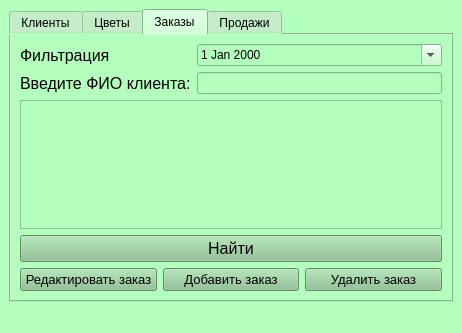
<?xml version="1.0" encoding="UTF-8"?>
<ui version="4.0">
 <class>MainWindow</class>
 <widget class="QMainWindow" name="MainWindow">
  <property name="geometry">
   <rect>
    <x>0</x>
    <y>0</y>
    <width>462</width>
    <height>333</height>
   </rect>
  </property>
  <property name="windowTitle">
   <string>Панель продавца</string>
  </property>
  <property name="styleSheet">
   <string notr="true">color: rgb(0, 0, 0);
background-color: rgb(180, 255, 189);</string>
  </property>
  <widget class="QWidget" name="centralwidget">
   <layout class="QVBoxLayout" name="verticalLayout">
    <item>
     <widget class="QTabWidget" name="tabWidget">
      <property name="currentIndex">
       <number>2</number>
      </property>
      <widget class="QWidget" name="tab">
       <attribute name="title">
        <string>Клиенты</string>
       </attribute>
       <layout class="QVBoxLayout" name="verticalLayout_3">
        <item>
         <layout class="QVBoxLayout" name="verticalLayout_2">
          <item>
           <layout class="QFormLayout" name="formLayout">
            <item row="0" column="0">
             <widget class="QLabel" name="Label_filter_cl">
              <property name="font">
               <font>
                <pointsize>12</pointsize>
               </font>
              </property>
              <property name="text">
               <string>Фильтрация</string>
              </property>
             </widget>
            </item>
            <item row="0" column="1">
             <widget class="QComboBox" name="ComboBox_filter_cl"/>
            </item>
            <item row="1" column="0">
             <widget class="QLabel" name="label_fio_cl">
              <property name="font">
               <font>
                <pointsize>12</pointsize>
               </font>
              </property>
              <property name="text">
               <string>Введите ФИО клиента:</string>
              </property>
             </widget>
            </item>
            <item row="1" column="1">
             <widget class="QLineEdit" name="lineEdit_fio_cl"/>
            </item>
           </layout>
          </item>
          <item>
           <widget class="QTableView" name="tableView"/>
          </item>
          <item>
           <widget class="QPushButton" name="pushButton_find_cl">
            <property name="font">
             <font>
              <pointsize>12</pointsize>
             </font>
            </property>
            <property name="styleSheet">
             <string notr="true">background-color: rgb(136, 192, 142);</string>
            </property>
            <property name="text">
             <string>Найти</string>
            </property>
           </widget>
          </item>
          <item>
           <layout class="QHBoxLayout" name="horizontalLayout">
            <item>
             <widget class="QPushButton" name="pushButton_edit_cl">
              <property name="font">
               <font>
                <pointsize>10</pointsize>
               </font>
              </property>
              <property name="styleSheet">
               <string notr="true">background-color: rgb(136, 192, 142);</string>
              </property>
              <property name="text">
               <string>Редактировать клиента</string>
              </property>
             </widget>
            </item>
            <item>
             <widget class="QPushButton" name="pushButton_add_cl">
              <property name="font">
               <font>
                <pointsize>10</pointsize>
               </font>
              </property>
              <property name="styleSheet">
               <string notr="true">background-color: rgb(136, 192, 142);</string>
              </property>
              <property name="text">
               <string>Добавить клиента</string>
              </property>
             </widget>
            </item>
            <item>
             <widget class="QPushButton" name="pushButton_delete_cl">
              <property name="font">
               <font>
                <pointsize>10</pointsize>
               </font>
              </property>
              <property name="styleSheet">
               <string notr="true">background-color: rgb(136, 192, 142);</string>
              </property>
              <property name="text">
               <string>Удалить клиента</string>
              </property>
             </widget>
            </item>
           </layout>
          </item>
         </layout>
        </item>
       </layout>
      </widget>
      <widget class="QWidget" name="tab_4">
       <attribute name="title">
        <string>Цветы</string>
       </attribute>
       <layout class="QVBoxLayout" name="verticalLayout_9">
        <item>
         <layout class="QVBoxLayout" name="verticalLayout_8">
          <item>
           <layout class="QFormLayout" name="formLayout_3">
            <item row="0" column="0">
             <widget class="QLabel" name="Label_filter_">
              <property name="font">
               <font>
                <pointsize>12</pointsize>
               </font>
              </property>
              <property name="text">
               <string>Фильтрация</string>
              </property>
             </widget>
            </item>
            <item row="0" column="1">
             <widget class="QComboBox" name="ComboBox_filter_"/>
            </item>
            <item row="1" column="0">
             <widget class="QLabel" name="label_fl">
              <property name="font">
               <font>
                <pointsize>12</pointsize>
               </font>
              </property>
              <property name="text">
               <string>Введите критерий поиска:</string>
              </property>
             </widget>
            </item>
            <item row="1" column="1">
             <widget class="QLineEdit" name="lineEdit_flo"/>
            </item>
           </layout>
          </item>
          <item>
           <widget class="QTableView" name="tableView_flowers"/>
          </item>
          <item>
           <widget class="QPushButton" name="pushButton_find_fl">
            <property name="font">
             <font>
              <pointsize>12</pointsize>
             </font>
            </property>
            <property name="styleSheet">
             <string notr="true">background-color: rgb(136, 192, 142);</string>
            </property>
            <property name="text">
             <string>Найти</string>
            </property>
           </widget>
          </item>
          <item>
           <layout class="QHBoxLayout" name="horizontalLayout_3">
            <item>
             <widget class="QPushButton" name="pushButton_edit_fl">
              <property name="font">
               <font>
                <pointsize>10</pointsize>
               </font>
              </property>
              <property name="styleSheet">
               <string notr="true">background-color: rgb(136, 192, 142);</string>
              </property>
              <property name="text">
               <string>Редактировать</string>
              </property>
             </widget>
            </item>
            <item>
             <widget class="QPushButton" name="pushButton_add_fl">
              <property name="font">
               <font>
                <pointsize>10</pointsize>
               </font>
              </property>
              <property name="styleSheet">
               <string notr="true">background-color: rgb(136, 192, 142);</string>
              </property>
              <property name="text">
               <string>Добавить</string>
              </property>
             </widget>
            </item>
            <item>
             <widget class="QPushButton" name="pushButton_delete_fl">
              <property name="font">
               <font>
                <pointsize>10</pointsize>
               </font>
              </property>
              <property name="styleSheet">
               <string notr="true">background-color: rgb(136, 192, 142);</string>
              </property>
              <property name="text">
               <string>Удалить</string>
              </property>
             </widget>
            </item>
           </layout>
          </item>
         </layout>
        </item>
       </layout>
      </widget>
      <widget class="QWidget" name="tab_2">
       <attribute name="title">
        <string>Заказы</string>
       </attribute>
       <layout class="QVBoxLayout" name="verticalLayout_5">
        <item>
         <layout class="QVBoxLayout" name="verticalLayout_4">
          <item>
           <layout class="QFormLayout" name="formLayout_2">
            <item row="0" column="0">
             <widget class="QLabel" name="Label_filter_ord">
              <property name="font">
               <font>
                <pointsize>12</pointsize>
               </font>
              </property>
              <property name="text">
               <string>Фильтрация</string>
              </property>
             </widget>
            </item>
            <item row="1" column="0">
             <widget class="QLabel" name="label_fio_ord">
              <property name="font">
               <font>
                <pointsize>12</pointsize>
               </font>
              </property>
              <property name="text">
               <string>Введите ФИО клиента:</string>
              </property>
             </widget>
            </item>
            <item row="1" column="1">
             <widget class="QLineEdit" name="lineEdit_fio_ord"/>
            </item>
            <item row="0" column="1">
             <widget class="QDateEdit" name="dateEdit_fl">
              <property name="calendarPopup">
               <bool>true</bool>
              </property>
             </widget>
            </item>
           </layout>
          </item>
          <item>
           <widget class="QTableView" name="tableView_2"/>
          </item>
          <item>
           <widget class="QPushButton" name="pushButton_find_ord">
            <property name="font">
             <font>
              <pointsize>12</pointsize>
             </font>
            </property>
            <property name="styleSheet">
             <string notr="true">background-color: rgb(136, 192, 142);</string>
            </property>
            <property name="text">
             <string>Найти</string>
            </property>
           </widget>
          </item>
          <item>
           <layout class="QHBoxLayout" name="horizontalLayout_2">
            <item>
             <widget class="QPushButton" name="pushButton_edit_ord">
              <property name="font">
               <font>
                <pointsize>10</pointsize>
               </font>
              </property>
              <property name="styleSheet">
               <string notr="true">background-color: rgb(136, 192, 142);</string>
              </property>
              <property name="text">
               <string>Редактировать заказ</string>
              </property>
             </widget>
            </item>
            <item>
             <widget class="QPushButton" name="pushButton_add_ord">
              <property name="font">
               <font>
                <pointsize>10</pointsize>
               </font>
              </property>
              <property name="styleSheet">
               <string notr="true">background-color: rgb(136, 192, 142);</string>
              </property>
              <property name="text">
               <string>Добавить заказ</string>
              </property>
             </widget>
            </item>
            <item>
             <widget class="QPushButton" name="pushButton_delete_ord">
              <property name="font">
               <font>
                <pointsize>10</pointsize>
               </font>
              </property>
              <property name="styleSheet">
               <string notr="true">background-color: rgb(136, 192, 142);</string>
              </property>
              <property name="text">
               <string>Удалить заказ</string>
              </property>
             </widget>
            </item>
           </layout>
          </item>
         </layout>
        </item>
       </layout>
      </widget>
      <widget class="QWidget" name="tab_3">
       <attribute name="title">
        <string>Продажи</string>
       </attribute>
       <layout class="QVBoxLayout" name="verticalLayout_7">
        <item>
         <layout class="QVBoxLayout" name="verticalLayout_6">
          <item>
           <widget class="QTableView" name="tableView_sell"/>
          </item>
          <item>
           <widget class="QPushButton" name="pushButton_report">
            <property name="font">
             <font>
              <pointsize>14</pointsize>
             </font>
            </property>
            <property name="styleSheet">
             <string notr="true">background-color: rgb(136, 192, 142);</string>
            </property>
            <property name="text">
             <string>Создать отчет</string>
            </property>
           </widget>
          </item>
          <item>
           <spacer name="verticalSpacer">
            <property name="orientation">
             <enum>Qt::Vertical</enum>
            </property>
            <property name="sizeHint" stdset="0">
             <size>
              <width>20</width>
              <height>40</height>
             </size>
            </property>
           </spacer>
          </item>
          <item>
           <layout class="QVBoxLayout" name="verticalLayout_report"/>
          </item>
         </layout>
        </item>
       </layout>
      </widget>
     </widget>
    </item>
   </layout>
  </widget>
  <widget class="QMenuBar" name="menubar">
   <property name="geometry">
    <rect>
     <x>0</x>
     <y>0</y>
     <width>462</width>
     <height>18</height>
    </rect>
   </property>
  </widget>
  <widget class="QStatusBar" name="statusbar"/>
 </widget>
 <resources/>
 <connections/>
</ui>
